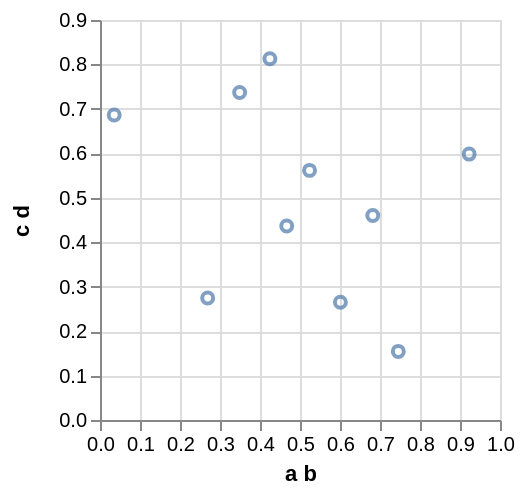

Write the Vega-Lite specification saved for this chart.
### Vega specification from a JSON file in a GitHub repository (floating-point values rounded to 4 significant figures)
{"$schema": "https://vega.github.io/schema/vega/v3.0.json", "autosize": "pad", "padding": 5, "width": 200, "height": 200, "style": "cell", "data": [{"name": "source_0", "values": [{"a b": 0.9229, "c d": 0.5983}, {"a b": 0.682, "c d": 0.46}, {"a b": 0.03553, "c d": 0.6864}, {"a b": 0.3491, "c d": 0.7368}, {"a b": 0.4248, "c d": 0.813}, {"a b": 0.5239, "c d": 0.5616}, {"a b": 0.4668, "c d": 0.4366}, {"a b": 0.2692, "c d": 0.2747}, {"a b": 0.601, "c d": 0.2649}, {"a b": 0.7458, "c d": 0.1544}]}, {"name": "data_0", "source": "source_0", "transform": [{"type": "formula", "expr": "toNumber(datum[\"a b\"])", "as": "a b"}, {"type": "formula", "expr": "toNumber(datum[\"c d\"])", "as": "c d"}, {"type": "filter", "expr": "datum[\"a b\"] !== null && !isNaN(datum[\"a b\"]) && datum[\"c d\"] !== null && !isNaN(datum[\"c d\"])"}]}], "marks": [{"name": "marks", "type": "symbol", "style": ["point"], "from": {"data": "data_0"}, "encode": {"update": {"x": {"scale": "x", "field": "a b"}, "y": {"scale": "y", "field": "c d"}, "stroke": {"value": "#4c78a8"}, "fill": {"value": "transparent"}, "opacity": {"value": 0.7}}}}], "scales": [{"name": "x", "type": "linear", "domain": {"data": "data_0", "field": "a b"}, "range": [0, {"signal": "width"}], "nice": true, "zero": true}, {"name": "y", "type": "linear", "domain": {"data": "data_0", "field": "c d"}, "range": [{"signal": "height"}, 0], "nice": true, "zero": true}], "axes": [{"scale": "x", "orient": "bottom", "labelOverlap": true, "tickCount": {"signal": "ceil(width/25)"}, "title": "a b", "zindex": 1}, {"scale": "x", "orient": "bottom", "domain": false, "grid": true, "labels": false, "maxExtent": 0, "minExtent": 0, "tickCount": {"signal": "ceil(width/25)"}, "ticks": false, "zindex": 0, "gridScale": "y"}, {"scale": "y", "orient": "left", "labelOverlap": true, "tickCount": {"signal": "ceil(height/25)"}, "title": "c d", "zindex": 1}, {"scale": "y", "orient": "left", "domain": false, "grid": true, "labels": false, "maxExtent": 0, "minExtent": 0, "tickCount": {"signal": "ceil(height/25)"}, "ticks": false, "zindex": 0, "gridScale": "x"}], "config": {"axisY": {"minExtent": 30}}}
